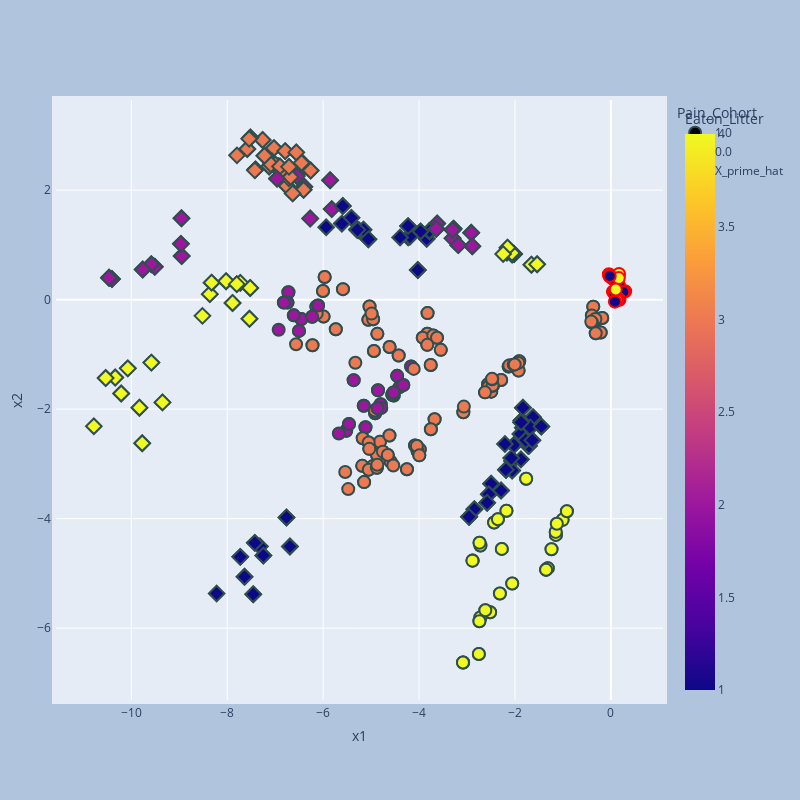

Notebook code cell kept with this figure:
### Code cell
import plotly.express as px
# cmap is red to blue
# encoded_df 
Edf = pd.DataFrame(X_encoded[:, 0:2], columns=['x1', 'x2'])
Edf['Pain_Cohort'] = Y[:,0]
Edf['Eaton_Litter'] = Y[:,1]
# make the pain cohort categorical
Edf['Pain_Cohort'] = Edf['Pain_Cohort'].astype('category')
# now make the pain 1 category * and 0 category o
#Edf['Pain_Cohort'] = Edf['Pain_Cohort'].apply(lambda x: '*' if x == 1 else 'o')
fig = px.scatter(Edf, x='x1', y='x2', color='Eaton_Litter', symbol='Pain_Cohort', hover_data=['Eaton_Litter'])
# make the size of the pain cohort bigger
# fig.update_traces(marker=dict(size=12,
#                                 line=dict(width=2,
#                                             color='DarkSlateGrey')),
#                     selector=dict(mode='markers', symbol='*')) 
# # make the markers bigger with nicer backgrounds
fig.update_traces(marker=dict(size=12,
                                line=dict(width=2,
                                            color='DarkSlateGrey')),
                    selector=dict(mode='markers'))
# we want to really emphasize the Pain Cohort == 1 group. lets make the marker size much larger
fig.update_traces(marker=dict(size=209,
                                line=dict(width=2,
                                            color='DarkSlateGrey')),
                    selector=dict(mode='markers', symbol='o'))
# make the figure larger and have a square aspect ratio
fig.update_layout(
    autosize=False,
    width=800,
    height=800,
    margin=dict(l=50, r=50, b=100, t=100, pad=4),
    paper_bgcolor="LightSteelBlue",
)
# add the X_prime_hat as red dots
# color the using Y_prime
fig.add_trace(
    go.Scatter(
        x=X_prime_hat[:,0],
        y=X_prime_hat[:,1],
        mode="markers",
        marker=dict(
            color=Y_prime[:,0],
            size=12,
            line=dict(
                color='Red',
                width=2
            )
        ),
        name="X_prime_hat"
    )
)


fig.show()
# save as latent space.html
fig.write_html("latent_space.html")

### Figure 1 — Plotly figure (JSON) as saved in the notebook; plotly's stock layout.template omitted (floating-point values rounded to 4 significant figures; data arrays with more than 128 entries replaced by an {"elided": "..."} marker saying what was removed)
{"data": [{"customdata": {"elided": "255x1 int values"}, "hovertemplate": "Pain_Cohort=1.0<br>x1=%{x}<br>x2=%{y}<br>Eaton_Litter=%{marker.color}<extra></extra>", "legendgroup": "1.0", "marker": {"color": {"elided": "255 int values"}, "coloraxis": "coloraxis", "line": {"color": "DarkSlateGrey", "width": 2}, "size": 12, "symbol": "circle"}, "mode": "markers", "name": "1.0", "orientation": "v", "showlegend": true, "type": "scatter", "x": {"elided": "255 float values"}, "xaxis": "x", "y": {"elided": "255 float values"}, "yaxis": "y"}, {"customdata": {"elided": "255x1 int values"}, "hovertemplate": "Pain_Cohort=0.0<br>x1=%{x}<br>x2=%{y}<br>Eaton_Litter=%{marker.color}<extra></extra>", "legendgroup": "0.0", "marker": {"color": {"elided": "255 int values"}, "coloraxis": "coloraxis", "line": {"color": "DarkSlateGrey", "width": 2}, "size": 12, "symbol": "diamond"}, "mode": "markers", "name": "0.0", "orientation": "v", "showlegend": true, "type": "scatter", "x": {"elided": "255 float values"}, "xaxis": "x", "y": {"elided": "255 float values"}, "yaxis": "y"}, {"marker": {"color": [1, 1, 1, 1, 1, 1, 1, 1, 1, 0, 0, 0, 0, 0, 0, 0, 0, 0, 1, 1, 1, 0, 0, 0, 1, 1, 1, 0, 0, 0], "line": {"color": "Red", "width": 2}, "size": 12}, "mode": "markers", "name": "X_prime_hat", "type": "scatter", "x": [0.1845, 0.2278, 0.2113, 0.245, 0.1572, 0.1702, 0.04305, 0.1027, 0.06715, 0.1313, -0.01984, 0.2975, 0.07635, 0.09139, 0.08091, 0.1686, 0.259, 0.1799, 0.1429, 0.1341, 0.1181, 0.08429, 0.03816, 0.1001, 0.1701, 0.1645, 0.1015, -0.04125, -0.03597, -0.0243], "y": [0.0814, 0.1293, 0.1114, 0.1454, 0.02676, 0.0443, 0.1461, 0.1149, 0.154, 0.3261, 0.4236, 0.1542, 0.121, 0.1273, 0.1063, 0.2609, 0.1382, -0.002539, 0.02478, -0.001588, -0.006058, -0.0365, 0.3821, 0.3409, 0.4681, 0.3929, 0.1858, 0.4633, 0.4504, 0.4319]}], "layout": {"autosize": false, "coloraxis": {"colorbar": {"title": {"text": "Eaton_Litter"}}, "colorscale": [[0, "#0d0887"], [0.1111, "#46039f"], [0.2222, "#7201a8"], [0.3333, "#9c179e"], [0.4444, "#bd3786"], [0.5556, "#d8576b"], [0.6667, "#ed7953"], [0.7778, "#fb9f3a"], [0.8889, "#fdca26"], [1, "#f0f921"]]}, "height": 800, "legend": {"title": {"text": "Pain_Cohort"}, "tracegroupgap": 0}, "margin": {"b": 100, "l": 50, "pad": 4, "r": 50, "t": 100}, "paper_bgcolor": "LightSteelBlue", "width": 800, "xaxis": {"anchor": "y", "domain": [0, 1], "title": {"text": "x1"}}, "yaxis": {"anchor": "x", "domain": [0, 1], "title": {"text": "x2"}}}}
